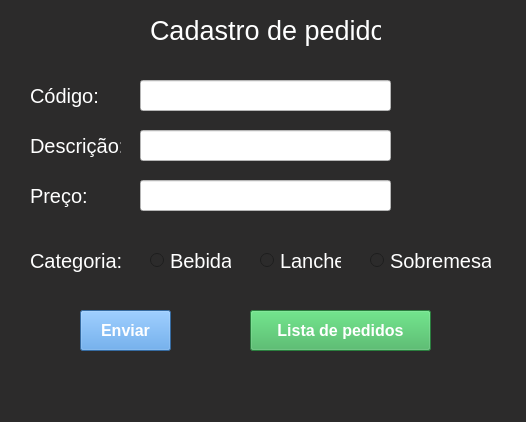
<?xml version="1.0" encoding="UTF-8"?>
<ui version="4.0">
 <class>MainWindow</class>
 <widget class="QMainWindow" name="MainWindow">
  <property name="geometry">
   <rect>
    <x>0</x>
    <y>0</y>
    <width>526</width>
    <height>422</height>
   </rect>
  </property>
  <property name="windowTitle">
   <string>MainWindow</string>
  </property>
  <property name="styleSheet">
   <string notr="true">background-color: rgb(44, 43, 43);
color: rgb(0, 0, 0);</string>
  </property>
  <widget class="QWidget" name="centralwidget">
   <widget class="QLabel" name="label">
    <property name="geometry">
     <rect>
      <x>150</x>
      <y>10</y>
      <width>231</width>
      <height>41</height>
     </rect>
    </property>
    <property name="font">
     <font>
      <pointsize>20</pointsize>
     </font>
    </property>
    <property name="styleSheet">
     <string notr="true">color: rgb(255, 255, 255);</string>
    </property>
    <property name="text">
     <string>Cadastro de pedido</string>
    </property>
    <property name="alignment">
     <set>Qt::AlignLeading|Qt::AlignLeft|Qt::AlignVCenter</set>
    </property>
   </widget>
   <widget class="QLabel" name="label_2">
    <property name="geometry">
     <rect>
      <x>30</x>
      <y>80</y>
      <width>71</width>
      <height>31</height>
     </rect>
    </property>
    <property name="font">
     <font>
      <pointsize>15</pointsize>
     </font>
    </property>
    <property name="styleSheet">
     <string notr="true">color: rgb(255, 255, 255);</string>
    </property>
    <property name="text">
     <string>Código:</string>
    </property>
   </widget>
   <widget class="QLabel" name="label_3">
    <property name="geometry">
     <rect>
      <x>30</x>
      <y>130</y>
      <width>91</width>
      <height>31</height>
     </rect>
    </property>
    <property name="font">
     <font>
      <pointsize>15</pointsize>
     </font>
    </property>
    <property name="styleSheet">
     <string notr="true">color: rgb(255, 255, 255);</string>
    </property>
    <property name="text">
     <string>Descrição:</string>
    </property>
   </widget>
   <widget class="QLabel" name="label_4">
    <property name="geometry">
     <rect>
      <x>30</x>
      <y>180</y>
      <width>61</width>
      <height>31</height>
     </rect>
    </property>
    <property name="font">
     <font>
      <pointsize>15</pointsize>
     </font>
    </property>
    <property name="styleSheet">
     <string notr="true">color: rgb(255, 255, 255);</string>
    </property>
    <property name="text">
     <string>Preço:</string>
    </property>
   </widget>
   <widget class="QRadioButton" name="radioButton">
    <property name="geometry">
     <rect>
      <x>150</x>
      <y>250</y>
      <width>81</width>
      <height>21</height>
     </rect>
    </property>
    <property name="font">
     <font>
      <pointsize>15</pointsize>
     </font>
    </property>
    <property name="styleSheet">
     <string notr="true">color: rgb(255, 255, 255);</string>
    </property>
    <property name="text">
     <string>Bebida</string>
    </property>
   </widget>
   <widget class="QRadioButton" name="radioButton_2">
    <property name="geometry">
     <rect>
      <x>260</x>
      <y>250</y>
      <width>81</width>
      <height>21</height>
     </rect>
    </property>
    <property name="font">
     <font>
      <pointsize>15</pointsize>
     </font>
    </property>
    <property name="styleSheet">
     <string notr="true">color: rgb(255, 255, 255);</string>
    </property>
    <property name="text">
     <string>Lanche</string>
    </property>
   </widget>
   <widget class="QRadioButton" name="radioButton_3">
    <property name="geometry">
     <rect>
      <x>370</x>
      <y>250</y>
      <width>121</width>
      <height>21</height>
     </rect>
    </property>
    <property name="font">
     <font>
      <pointsize>15</pointsize>
      <weight>50</weight>
      <bold>false</bold>
     </font>
    </property>
    <property name="styleSheet">
     <string notr="true">color: rgb(255, 255, 255);</string>
    </property>
    <property name="text">
     <string>Sobremesa</string>
    </property>
   </widget>
   <widget class="QLabel" name="label_5">
    <property name="geometry">
     <rect>
      <x>30</x>
      <y>240</y>
      <width>101</width>
      <height>41</height>
     </rect>
    </property>
    <property name="font">
     <font>
      <pointsize>15</pointsize>
     </font>
    </property>
    <property name="styleSheet">
     <string notr="true">color: rgb(255, 255, 255);</string>
    </property>
    <property name="text">
     <string>Categoria:</string>
    </property>
   </widget>
   <widget class="QPushButton" name="pushButton">
    <property name="geometry">
     <rect>
      <x>80</x>
      <y>310</y>
      <width>91</width>
      <height>41</height>
     </rect>
    </property>
    <property name="font">
     <font>
      <pointsize>12</pointsize>
      <weight>75</weight>
      <bold>true</bold>
      <underline>false</underline>
      <strikeout>false</strikeout>
      <kerning>true</kerning>
     </font>
    </property>
    <property name="styleSheet">
     <string notr="true">color: rgb(255, 255, 255);
background-color: rgb(75, 150, 225);</string>
    </property>
    <property name="text">
     <string>Enviar</string>
    </property>
   </widget>
   <widget class="QLineEdit" name="lineEdit">
    <property name="geometry">
     <rect>
      <x>140</x>
      <y>80</y>
      <width>251</width>
      <height>31</height>
     </rect>
    </property>
    <property name="styleSheet">
     <string notr="true">background-color: rgb(255, 255, 255);</string>
    </property>
   </widget>
   <widget class="QLineEdit" name="lineEdit_2">
    <property name="geometry">
     <rect>
      <x>140</x>
      <y>130</y>
      <width>251</width>
      <height>31</height>
     </rect>
    </property>
    <property name="styleSheet">
     <string notr="true">background-color: rgb(255, 255, 255);</string>
    </property>
   </widget>
   <widget class="QLineEdit" name="lineEdit_3">
    <property name="geometry">
     <rect>
      <x>140</x>
      <y>180</y>
      <width>251</width>
      <height>31</height>
     </rect>
    </property>
    <property name="styleSheet">
     <string notr="true">background-color: rgb(255, 255, 255);</string>
    </property>
   </widget>
   <widget class="QPushButton" name="pushButton_2">
    <property name="geometry">
     <rect>
      <x>250</x>
      <y>310</y>
      <width>181</width>
      <height>41</height>
     </rect>
    </property>
    <property name="font">
     <font>
      <pointsize>12</pointsize>
      <weight>75</weight>
      <bold>true</bold>
     </font>
    </property>
    <property name="styleSheet">
     <string notr="true">color: rgb(255, 255, 255);
background-color: rgb(59, 177, 87);</string>
    </property>
    <property name="text">
     <string>Lista de pedidos</string>
    </property>
   </widget>
  </widget>
  <widget class="QMenuBar" name="menubar">
   <property name="geometry">
    <rect>
     <x>0</x>
     <y>0</y>
     <width>526</width>
     <height>21</height>
    </rect>
   </property>
  </widget>
  <widget class="QStatusBar" name="statusbar"/>
 </widget>
 <resources/>
 <connections/>
</ui>
